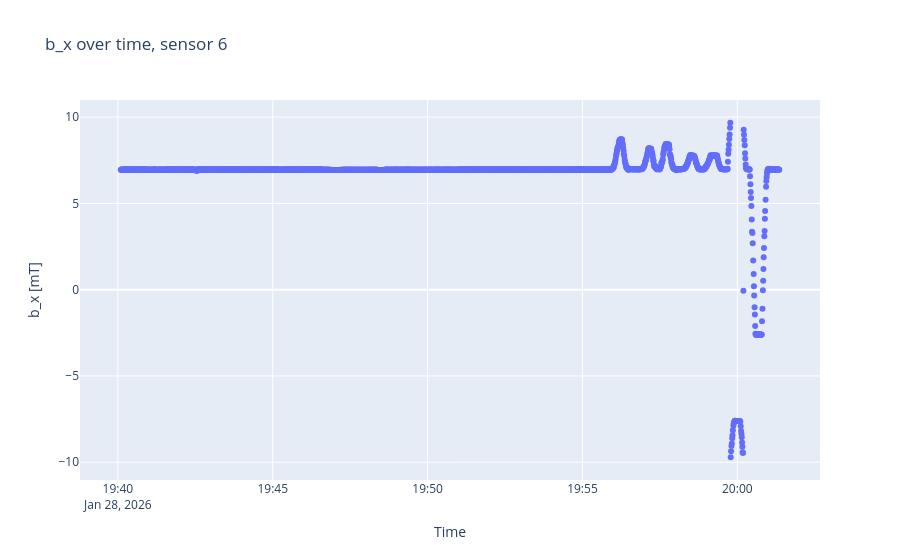
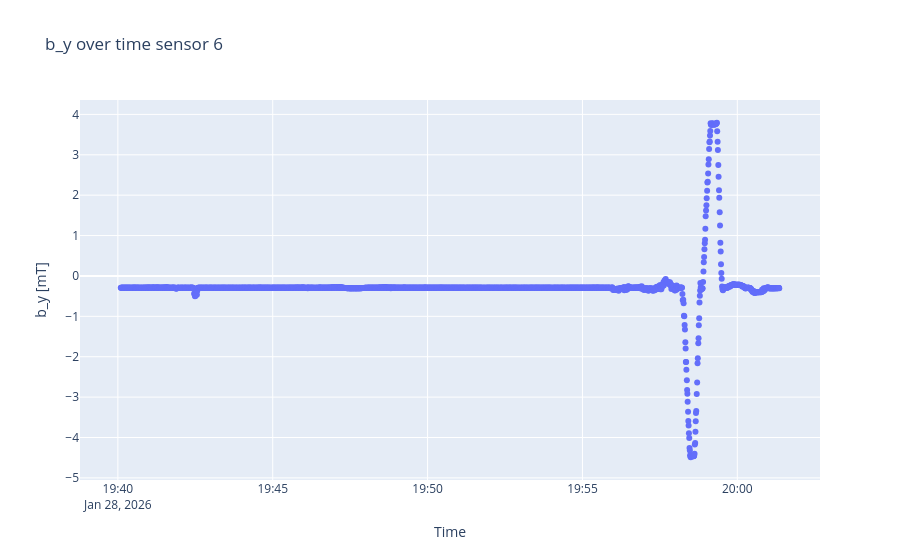
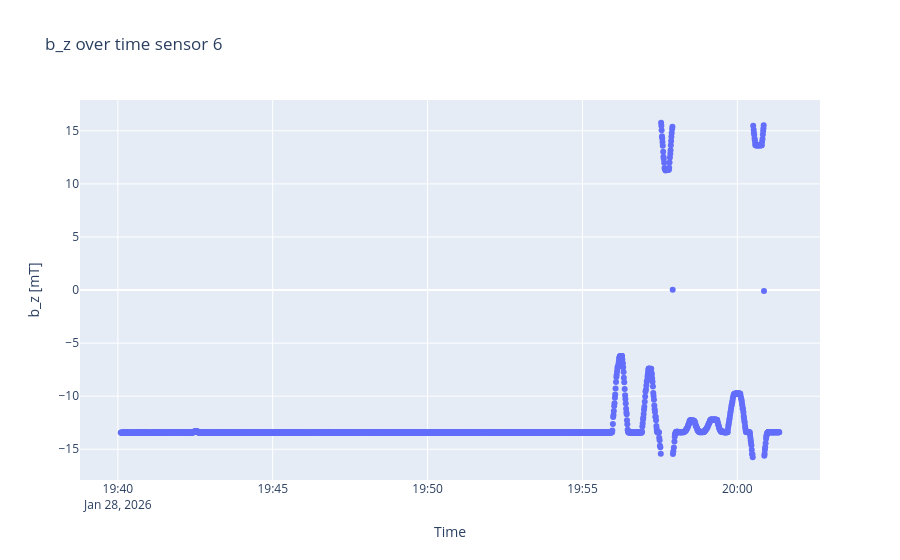

These figures' notebook cell, in order:
### Code cell
sensorplots(B, timestamps, 6)

### Figure 1 — Plotly figure (JSON) as saved in the notebook; plotly's stock layout.template omitted (floating-point values rounded to 4 significant figures; data arrays with more than 128 entries replaced by an {"elided": "..."} marker saying what was removed)
{"data": [{"mode": "markers", "type": "scatter", "x": {"elided": "2195 str values"}, "y": {"elided": "2195 float values"}}], "layout": {"title": {"text": "b_x over time, sensor 6"}, "xaxis": {"title": {"text": "Time"}}, "yaxis": {"scaleanchor": "y", "title": {"text": "b_x [mT]"}}}}

### Figure 2 — Plotly figure (JSON) as saved in the notebook; plotly's stock layout.template omitted (floating-point values rounded to 4 significant figures; data arrays with more than 128 entries replaced by an {"elided": "..."} marker saying what was removed)
{"data": [{"mode": "markers", "type": "scatter", "x": {"elided": "2195 str values"}, "y": {"elided": "2195 float values"}}], "layout": {"title": {"text": "b_y over time sensor 6"}, "xaxis": {"title": {"text": "Time"}}, "yaxis": {"scaleanchor": "y", "title": {"text": "b_y [mT]"}}}}

### Figure 3 — Plotly figure (JSON) as saved in the notebook; plotly's stock layout.template omitted (floating-point values rounded to 4 significant figures; data arrays with more than 128 entries replaced by an {"elided": "..."} marker saying what was removed)
{"data": [{"mode": "markers", "type": "scatter", "x": {"elided": "2195 str values"}, "y": {"elided": "2195 float values"}}], "layout": {"title": {"text": "b_z over time sensor 6"}, "xaxis": {"title": {"text": "Time"}}, "yaxis": {"scaleanchor": "y", "title": {"text": "b_z [mT]"}}}}
